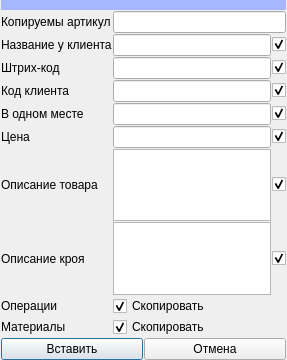
<?xml version="1.0" encoding="UTF-8"?>
<ui version="4.0">
 <class>Dialog</class>
 <widget class="QDialog" name="Dialog">
  <property name="geometry">
   <rect>
    <x>0</x>
    <y>0</y>
    <width>287</width>
    <height>360</height>
   </rect>
  </property>
  <property name="windowTitle">
   <string>Копирование информации</string>
  </property>
  <layout class="QGridLayout" name="gridLayout">
   <property name="leftMargin">
    <number>1</number>
   </property>
   <property name="topMargin">
    <number>0</number>
   </property>
   <property name="rightMargin">
    <number>1</number>
   </property>
   <property name="bottomMargin">
    <number>0</number>
   </property>
   <property name="spacing">
    <number>1</number>
   </property>
   <item row="9" column="0">
    <widget class="QLabel" name="label">
     <property name="text">
      <string>Операции</string>
     </property>
    </widget>
   </item>
   <item row="10" column="0">
    <widget class="QLabel" name="label_2">
     <property name="text">
      <string>Материалы</string>
     </property>
    </widget>
   </item>
   <item row="9" column="1">
    <widget class="QCheckBox" name="cb_operation">
     <property name="text">
      <string>Скопировать</string>
     </property>
     <property name="checked">
      <bool>true</bool>
     </property>
    </widget>
   </item>
   <item row="4" column="1">
    <widget class="QLineEdit" name="le_client_code">
     <property name="readOnly">
      <bool>true</bool>
     </property>
    </widget>
   </item>
   <item row="3" column="0">
    <widget class="QLabel" name="label_4">
     <property name="text">
      <string>Штрих-код</string>
     </property>
    </widget>
   </item>
   <item row="8" column="1">
    <widget class="QPlainTextEdit" name="pe_cut_note">
     <property name="readOnly">
      <bool>true</bool>
     </property>
    </widget>
   </item>
   <item row="2" column="1">
    <widget class="QLineEdit" name="le_client_name">
     <property name="enabled">
      <bool>true</bool>
     </property>
     <property name="readOnly">
      <bool>true</bool>
     </property>
    </widget>
   </item>
   <item row="11" column="0">
    <spacer name="verticalSpacer">
     <property name="orientation">
      <enum>Qt::Vertical</enum>
     </property>
     <property name="sizeHint" stdset="0">
      <size>
       <width>20</width>
       <height>40</height>
      </size>
     </property>
    </spacer>
   </item>
   <item row="6" column="0">
    <widget class="QLabel" name="label_7">
     <property name="text">
      <string>Цена</string>
     </property>
    </widget>
   </item>
   <item row="2" column="0">
    <widget class="QLabel" name="label_3">
     <property name="text">
      <string>Название у клиента</string>
     </property>
    </widget>
   </item>
   <item row="4" column="0">
    <widget class="QLabel" name="label_5">
     <property name="text">
      <string>Код клиента</string>
     </property>
    </widget>
   </item>
   <item row="5" column="0">
    <widget class="QLabel" name="label_6">
     <property name="text">
      <string>В одном месте</string>
     </property>
    </widget>
   </item>
   <item row="7" column="0">
    <widget class="QLabel" name="label_8">
     <property name="text">
      <string>Описание товара</string>
     </property>
    </widget>
   </item>
   <item row="10" column="1">
    <widget class="QCheckBox" name="cb_material">
     <property name="text">
      <string>Скопировать</string>
     </property>
     <property name="checked">
      <bool>true</bool>
     </property>
    </widget>
   </item>
   <item row="6" column="1">
    <widget class="QLineEdit" name="le_price">
     <property name="readOnly">
      <bool>true</bool>
     </property>
    </widget>
   </item>
   <item row="3" column="1">
    <widget class="QLineEdit" name="le_barcode">
     <property name="enabled">
      <bool>true</bool>
     </property>
     <property name="readOnly">
      <bool>true</bool>
     </property>
    </widget>
   </item>
   <item row="5" column="1">
    <widget class="QLineEdit" name="le_in_on_place">
     <property name="readOnly">
      <bool>true</bool>
     </property>
    </widget>
   </item>
   <item row="12" column="0" colspan="3">
    <layout class="QHBoxLayout" name="horizontalLayout">
     <item>
      <widget class="QPushButton" name="pushButton_2">
       <property name="text">
        <string>Вставить</string>
       </property>
      </widget>
     </item>
     <item>
      <widget class="QPushButton" name="pushButton">
       <property name="text">
        <string>Отмена</string>
       </property>
      </widget>
     </item>
    </layout>
   </item>
   <item row="7" column="1">
    <widget class="QPlainTextEdit" name="pe_product_note">
     <property name="readOnly">
      <bool>true</bool>
     </property>
    </widget>
   </item>
   <item row="8" column="0">
    <widget class="QLabel" name="label_9">
     <property name="text">
      <string>Описание кроя</string>
     </property>
    </widget>
   </item>
   <item row="7" column="2">
    <widget class="QCheckBox" name="cb_product_note">
     <property name="text">
      <string/>
     </property>
     <property name="checked">
      <bool>true</bool>
     </property>
    </widget>
   </item>
   <item row="4" column="2">
    <widget class="QCheckBox" name="cb_client_code">
     <property name="text">
      <string/>
     </property>
     <property name="checked">
      <bool>true</bool>
     </property>
    </widget>
   </item>
   <item row="5" column="2">
    <widget class="QCheckBox" name="cb_in_on_place">
     <property name="text">
      <string/>
     </property>
     <property name="checked">
      <bool>true</bool>
     </property>
    </widget>
   </item>
   <item row="3" column="2">
    <widget class="QCheckBox" name="cb_barcode">
     <property name="text">
      <string/>
     </property>
     <property name="checked">
      <bool>true</bool>
     </property>
    </widget>
   </item>
   <item row="8" column="2">
    <widget class="QCheckBox" name="cb_cut_note">
     <property name="text">
      <string/>
     </property>
     <property name="checked">
      <bool>true</bool>
     </property>
    </widget>
   </item>
   <item row="6" column="2">
    <widget class="QCheckBox" name="cb_price">
     <property name="text">
      <string/>
     </property>
     <property name="checked">
      <bool>true</bool>
     </property>
    </widget>
   </item>
   <item row="2" column="2">
    <widget class="QCheckBox" name="cb_client_name">
     <property name="text">
      <string/>
     </property>
     <property name="checked">
      <bool>true</bool>
     </property>
    </widget>
   </item>
   <item row="0" column="0" colspan="3">
    <widget class="QWidget" name="widget" native="true">
     <property name="minimumSize">
      <size>
       <width>0</width>
       <height>10</height>
      </size>
     </property>
     <property name="styleSheet">
      <string notr="true">background-color: rgb(167, 183, 255);</string>
     </property>
    </widget>
   </item>
   <item row="1" column="1" colspan="2">
    <widget class="QLineEdit" name="le_name">
     <property name="readOnly">
      <bool>true</bool>
     </property>
    </widget>
   </item>
   <item row="1" column="0">
    <widget class="QLabel" name="label_10">
     <property name="text">
      <string>Копируемы артикул</string>
     </property>
    </widget>
   </item>
  </layout>
 </widget>
 <resources/>
 <connections>
  <connection>
   <sender>pushButton</sender>
   <signal>clicked()</signal>
   <receiver>Dialog</receiver>
   <slot>ui_cancel()</slot>
   <hints>
    <hint type="sourcelabel">
     <x>183</x>
     <y>308</y>
    </hint>
    <hint type="destinationlabel">
     <x>186</x>
     <y>521</y>
    </hint>
   </hints>
  </connection>
  <connection>
   <sender>pushButton_2</sender>
   <signal>clicked()</signal>
   <receiver>Dialog</receiver>
   <slot>ui_acc()</slot>
   <hints>
    <hint type="sourcelabel">
     <x>87</x>
     <y>310</y>
    </hint>
    <hint type="destinationlabel">
     <x>87</x>
     <y>407</y>
    </hint>
   </hints>
  </connection>
 </connections>
 <slots>
  <slot>ui_cancel()</slot>
  <slot>ui_acc()</slot>
 </slots>
</ui>
